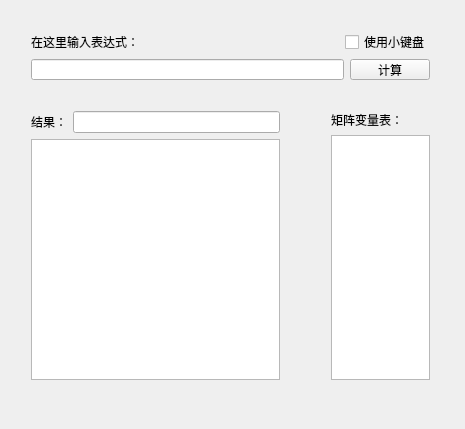
<?xml version="1.0" encoding="UTF-8"?>
<ui version="4.0">
 <class>MainWindow</class>
 <widget class="QMainWindow" name="MainWindow">
  <property name="windowModality">
   <enum>Qt::WindowModal</enum>
  </property>
  <property name="enabled">
   <bool>true</bool>
  </property>
  <property name="geometry">
   <rect>
    <x>0</x>
    <y>0</y>
    <width>465</width>
    <height>429</height>
   </rect>
  </property>
  <property name="sizePolicy">
   <sizepolicy hsizetype="Fixed" vsizetype="Fixed">
    <horstretch>0</horstretch>
    <verstretch>0</verstretch>
   </sizepolicy>
  </property>
  <property name="windowTitle">
   <string>MainWindow</string>
  </property>
  <widget class="QWidget" name="centralWidget">
   <widget class="QWidget" name="layoutWidget">
    <property name="geometry">
     <rect>
      <x>20</x>
      <y>100</y>
      <width>271</width>
      <height>291</height>
     </rect>
    </property>
    <layout class="QVBoxLayout" name="verticalLayout_2">
     <item>
      <layout class="QHBoxLayout" name="horizontalLayout_2">
       <item>
        <widget class="QLabel" name="label_result">
         <property name="text">
          <string>结果：</string>
         </property>
        </widget>
       </item>
       <item>
        <widget class="QLineEdit" name="lineEdit_result"/>
       </item>
      </layout>
     </item>
     <item>
      <widget class="QTableWidget" name="tableWidget_matrix">
       <property name="enabled">
        <bool>true</bool>
       </property>
       <property name="verticalScrollBarPolicy">
        <enum>Qt::ScrollBarAsNeeded</enum>
       </property>
       <property name="rowCount">
        <number>0</number>
       </property>
       <attribute name="horizontalHeaderCascadingSectionResizes">
        <bool>false</bool>
       </attribute>
       <attribute name="horizontalHeaderDefaultSectionSize">
        <number>30</number>
       </attribute>
       <attribute name="horizontalHeaderMinimumSectionSize">
        <number>25</number>
       </attribute>
       <attribute name="horizontalHeaderStretchLastSection">
        <bool>false</bool>
       </attribute>
       <attribute name="verticalHeaderStretchLastSection">
        <bool>false</bool>
       </attribute>
      </widget>
     </item>
    </layout>
   </widget>
   <widget class="QWidget" name="layoutWidget">
    <property name="geometry">
     <rect>
      <x>320</x>
      <y>100</y>
      <width>121</width>
      <height>291</height>
     </rect>
    </property>
    <layout class="QVBoxLayout" name="verticalLayout_3">
     <item>
      <widget class="QLabel" name="label_variable">
       <property name="text">
        <string>矩阵变量表：</string>
       </property>
      </widget>
     </item>
     <item>
      <widget class="QListWidget" name="listWidget_matrix">
       <property name="autoScrollMargin">
        <number>50</number>
       </property>
      </widget>
     </item>
    </layout>
   </widget>
   <widget class="QWidget" name="layoutWidget">
    <property name="geometry">
     <rect>
      <x>20</x>
      <y>20</y>
      <width>421</width>
      <height>71</height>
     </rect>
    </property>
    <layout class="QVBoxLayout" name="verticalLayout">
     <item>
      <layout class="QHBoxLayout" name="horizontalLayout_3">
       <item>
        <widget class="QLabel" name="label_expression">
         <property name="sizePolicy">
          <sizepolicy hsizetype="Fixed" vsizetype="Fixed">
           <horstretch>0</horstretch>
           <verstretch>0</verstretch>
          </sizepolicy>
         </property>
         <property name="text">
          <string>在这里输入表达式：</string>
         </property>
        </widget>
       </item>
       <item>
        <spacer name="horizontalSpacer">
         <property name="orientation">
          <enum>Qt::Horizontal</enum>
         </property>
         <property name="sizeHint" stdset="0">
          <size>
           <width>40</width>
           <height>20</height>
          </size>
         </property>
        </spacer>
       </item>
       <item>
        <widget class="QCheckBox" name="checkBox_inputdlg">
         <property name="text">
          <string>使用小键盘</string>
         </property>
        </widget>
       </item>
      </layout>
     </item>
     <item>
      <layout class="QHBoxLayout" name="horizontalLayout">
       <item>
        <widget class="QLineEdit" name="lineEdit_expression"/>
       </item>
       <item>
        <widget class="QPushButton" name="pushButton_calculate">
         <property name="locale">
          <locale language="Chinese" country="China"/>
         </property>
         <property name="text">
          <string>计算</string>
         </property>
        </widget>
       </item>
      </layout>
     </item>
     <item>
      <spacer name="verticalSpacer">
       <property name="orientation">
        <enum>Qt::Vertical</enum>
       </property>
       <property name="sizeHint" stdset="0">
        <size>
         <width>20</width>
         <height>40</height>
        </size>
       </property>
      </spacer>
     </item>
    </layout>
   </widget>
  </widget>
  <widget class="QMenuBar" name="menuBar">
   <property name="geometry">
    <rect>
     <x>0</x>
     <y>0</y>
     <width>465</width>
     <height>25</height>
    </rect>
   </property>
  </widget>
 </widget>
 <layoutdefault spacing="6" margin="11"/>
 <resources/>
 <connections/>
</ui>
